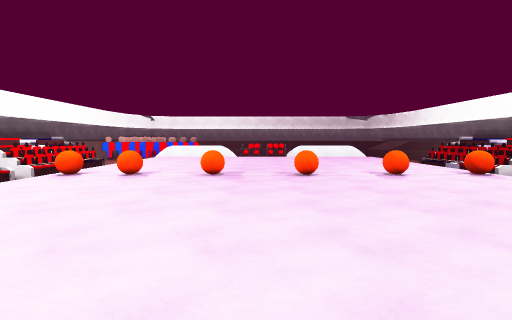
View 1 (above)

24 first-person views from a walk through a Unity game level. The camera is 1.4 m above the floor, tilts 4° down and sees 85° across. The floor is counted in squares, 1 m on a side. Each view is taken from the middle of a square. On the plan, view 1 faces up. The plan holds only what a view shows up to about 14 squares ahead; the rest is blank. The player character is not drawn. Surface patterns are stand-ins for the level's own textures.

View 2
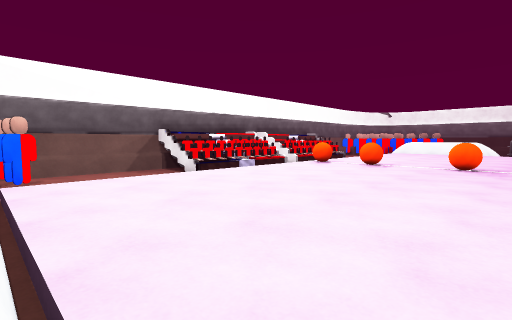

View 3
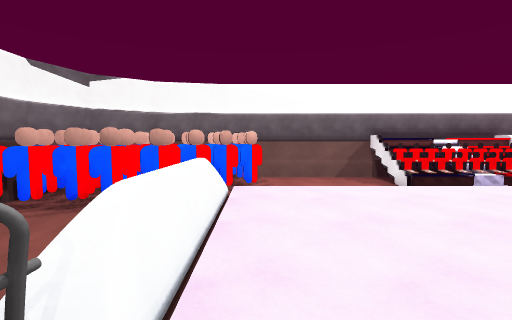

View 4
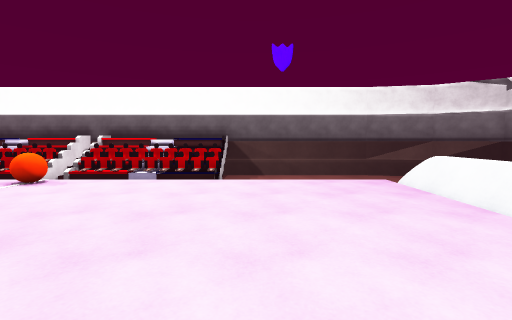

View 5
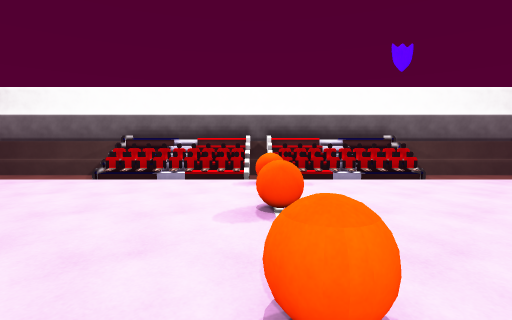

View 6
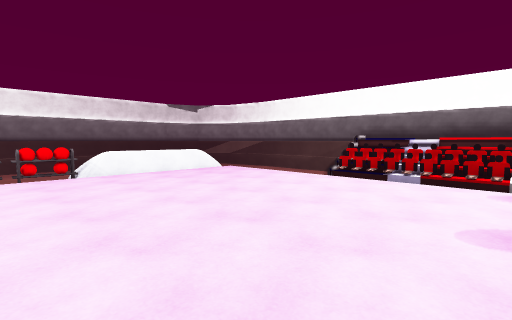

View 7
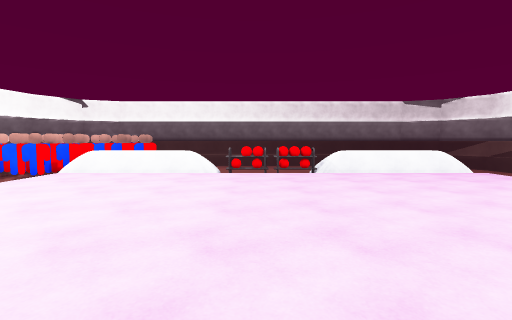

View 8
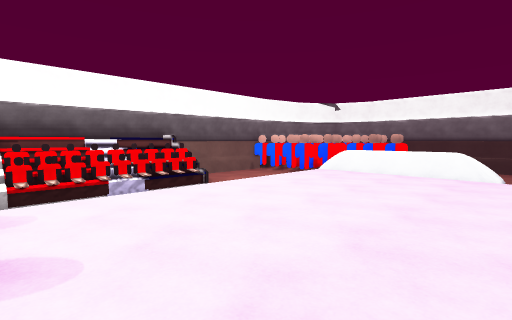

View 9
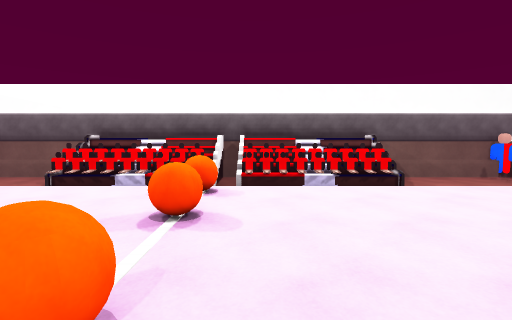

View 10
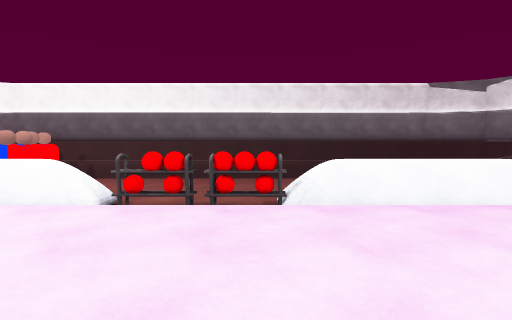

View 11
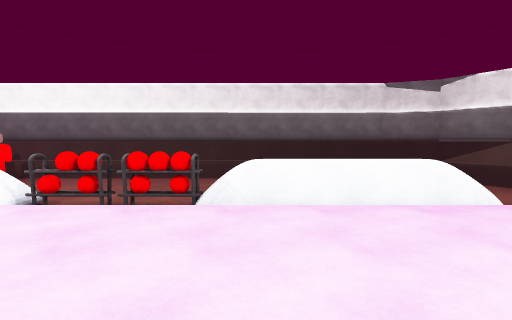

View 12
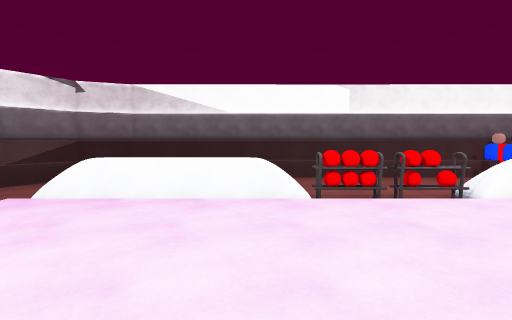

View 13
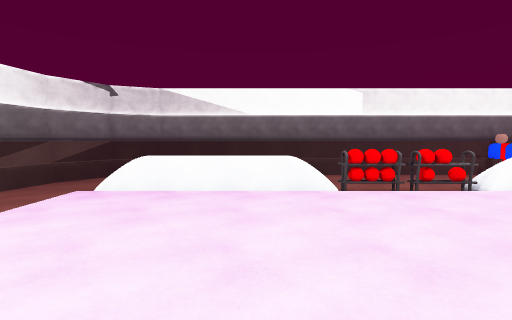

View 14
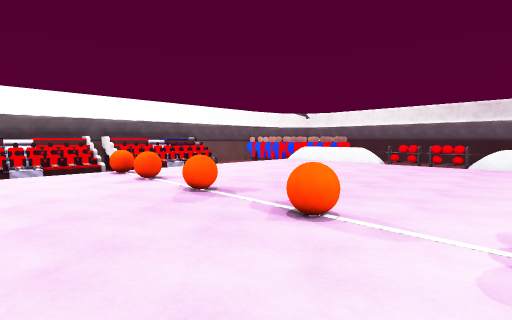

View 15
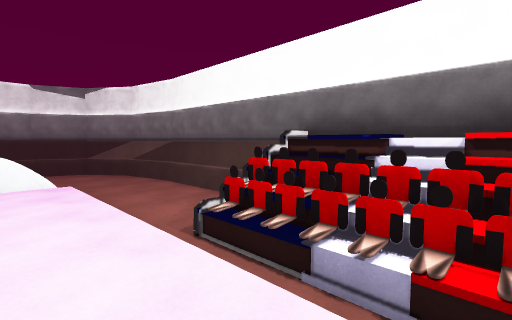

View 16
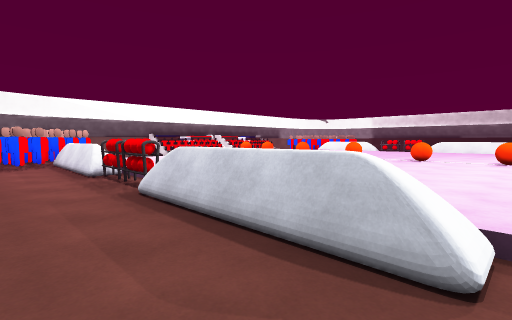

View 17
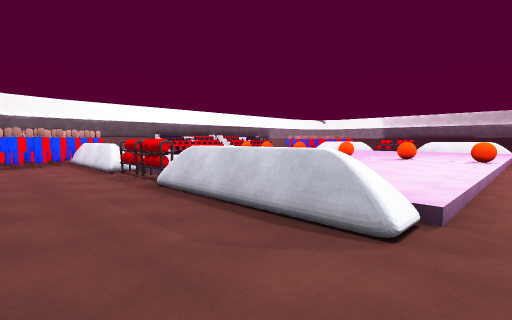

View 18
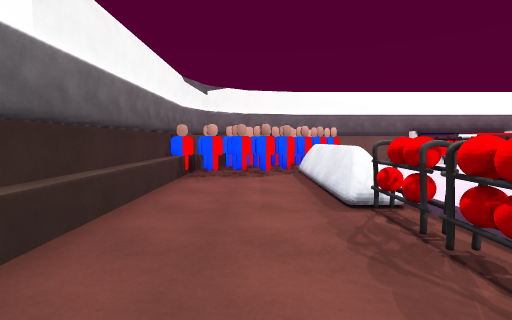

View 19
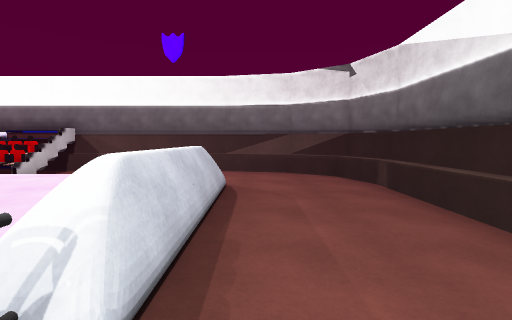

View 20
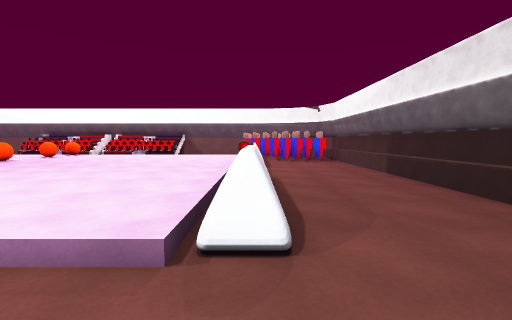

View 21
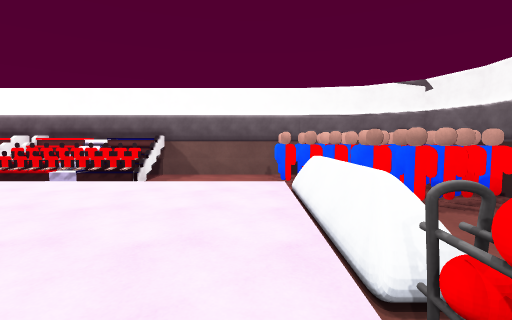

View 22
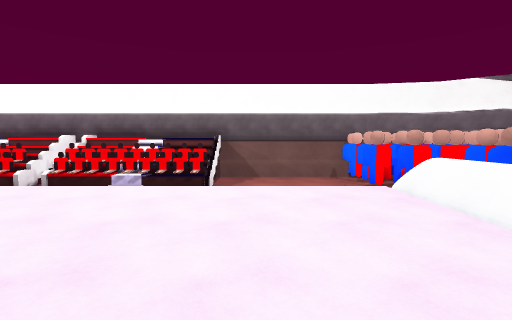

View 23
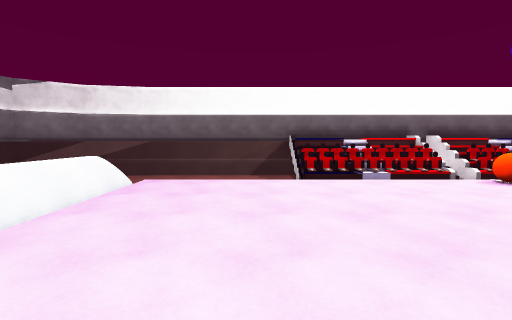

View 24
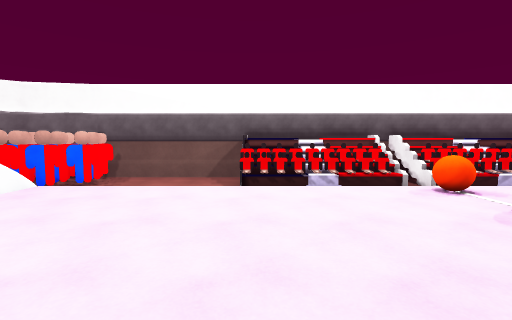

### Floor plan
Key: @ floor where view 1 was taken; # wall or solid block; x gap in a wall; . main floor; - floor 0.25 m lower than the main floor; : floor 1.25 m higher than the main floor; / step, stairs or slope; = window, fence, low wall or low ledge; ^ raised ledge; O other object.
Columns run from 13 left of view 1 to 14 right of it. Each row starts with its distance up from view 1.
 31       ####################
 30       #-----------------^##
 29       ##------------------#
 28       ##------------------##
 27      ###-------------------#
 26    ####    ----------------#
 25   ###OOOOOOO^^xxOOOOOOO----#
 24 ####-////////=//////////---#
 23 ^-- -................../---#
 22 ^-- -................../---#
 21 ^----................../---#
 20 ^----................../---#
 19 ^----................../---#
 18 ##OO-................../OO##
 17 ##OO-................../OO#
 16 ##OO-................../OO#
 15 ##OO-................../OO##
 14 #:OO-................../OO:#
 13 #xOO-................../OOx#
 12 ^--- ...O..O...O...O..O/---#
 11 #xOO O..O..O...O...O..O/OOx#
 10 #:OO ................../OO:#
  9 ##OO ................../OO#
  8 ##OO ................../OO#
  7 ##OO ................../OO#
  6 ##OO ................../OO##
  5 #--  ................../---#
  4 ^--  ................../---#
  3 ^--  ................../---#
  2 ^--  ................../---#
  1 ^--  ................../---#
  0 ^-##-........@........./---#
 -1 #####OOOOOOO--=-OOOOOOO----#
 -2    ##OOOOOOOxx##OOOOOOO----#
 -3     ##---------------------#
 -4     ###-------------------=#
 -5      ##-------------------##
 -6       #------------------##
 -7       #^^^^^^^^^^^^^^^^###
 -8             ##     ####

Positions as (right, up) in squares from view 1, and headings:
1: (0, 0), facing up
2: (0, -1), facing up-left
3: (0, 0), facing left
4: (0, 4), facing right
5: (0, 12), facing right
6: (0, 12), facing up-right
7: (0, 12), facing up
8: (-1, 12), facing up-left
9: (0, 13), facing left
10: (2, 18), facing up
11: (4, 18), facing up
12: (4, 6), facing down
13: (5, 7), facing down
14: (5, 7), facing up-left
15: (8, 14), facing up-right
16: (10, -5), facing up-left
17: (11, -6), facing up-left
18: (4, -4), facing left
19: (1, -3), facing right
20: (13, 25), facing left
21: (1, 23), facing left
22: (0, 20), facing left
23: (0, 20), facing right
24: (0, 6), facing left
